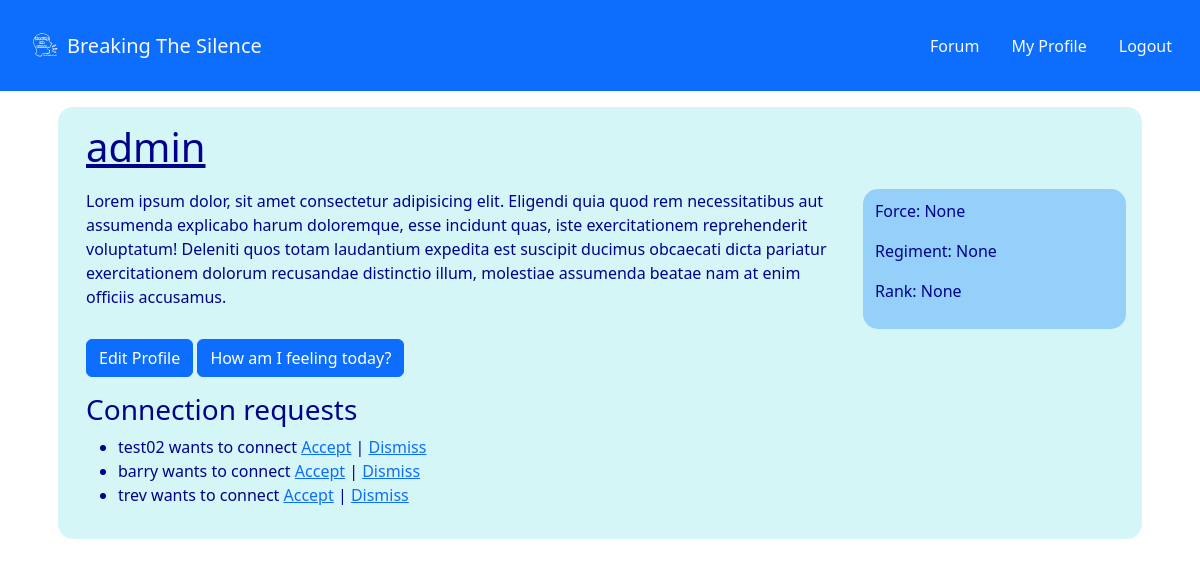
The app's page /profiles/admin/ (signed in), older data.
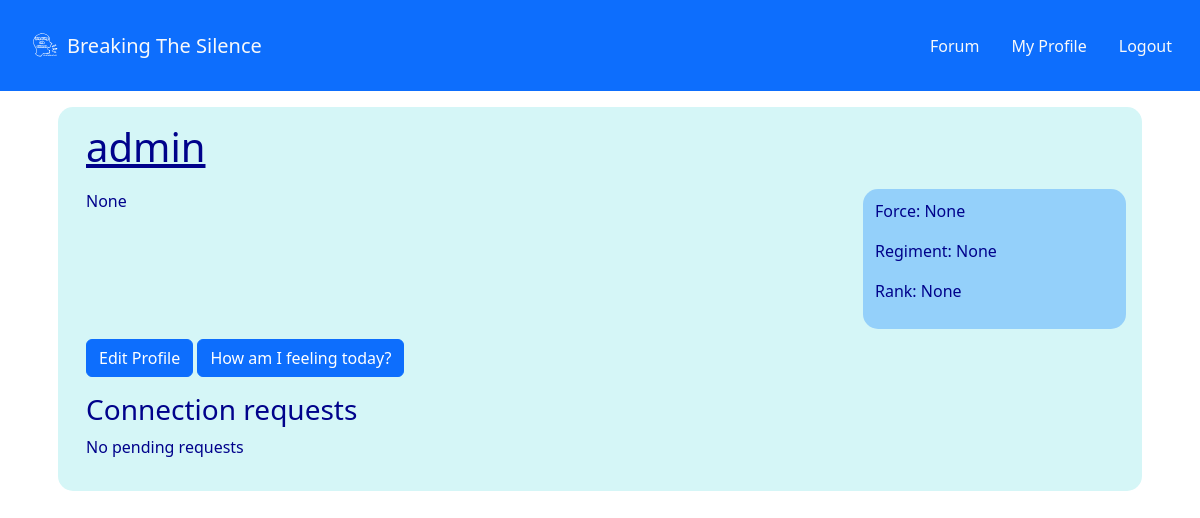
The same page, newer data.
### profiles/models.py (models this page shows, shortened)
class UserProfile(models.Model):
    FORCES_CHOICES = (
        ('army', 'Army'),
        ('navy', 'Navy'),
        ('air_force', 'Air Force'),
        ('marines', 'Marines'),
    )
    user = models.OneToOneField(User, on_delete=models.CASCADE)
    story = models.TextField(blank=True, null=True)
    is_anonymous = models.BooleanField(default=False)
    force = models.CharField(max_length=50, choices=FORCES_CHOICES, null=True, blank=True)
    regiment = models.CharField(max_length=100, null=True, blank=True)
    rank = models.CharField(max_length=50, null=True, blank=True)

### connections/models.py (models this page shows, shortened)
class ConnectionRequest(models.Model):
    sender = models.ForeignKey(User, on_delete=models.CASCADE, related_name='sent_requests')
    receiver = models.ForeignKey(User, on_delete=models.CASCADE, related_name='received_requests')
    created_at = models.DateTimeField(auto_now_add=True)
    accepted = models.BooleanField(default=False)
    dismissed = models.BooleanField(default=False)
    class Meta:
        constraints = [
            models.UniqueConstraint(fields=['sender', 'receiver'], name='unique_match')
        ]

### profiles/views.py (the view)
# urls.py: path('<str:username>/', views.user_profile, name='user_profile'),
@login_required
def user_profile(request, username):
    user_profile = get_object_or_404(UserProfile, user__username=username)
    display_username = "Anonymous" if user_profile.is_anonymous else user_profile.user.username
    context = {'user_profile': user_profile, 'display_username': display_username}
    return render(request, 'profiles/user_profile.html', context)

### home/contexts.py (called while the page is built)
def connect_context(request):
    if request.user.is_authenticated:
        connection_requests = ConnectionRequest.objects.filter(
            receiver=request.user,
            accepted=False,
            dismissed=False
            )
    else:
        connection_requests = []
    context = {
        'connection_requests': connection_requests,
    }
    return context

### profiles/templates/profiles/user_profile.html
{% extends "base.html" %}
{% block content %}
<section class="user_profile_section m-3 p-3">
  <div class="container">
  <div class="row">
    <div class="col-12">
      <h1 class="user_profile_title">{{ display_username }}</h1>
    </div>
    <div class="col-12 col-lg-9">
      <p class="user_profile_story">{{ user_profile.story }}</p>
    </div>
    <div class="col-12 col-lg-3 user_profile_key_info">
      <p class="user_profile_key_info_text">Force: {{ user_profile.force }}</p>
      <p class="user_profile_key_info_text">Regiment: {{ user_profile.regiment }}</p>
      <p class="user_profile_key_info_text">Rank: {{ user_profile.rank }}</p>
    </div>
  </div>
        {% if request.user == user_profile.user %}
        <a href="{% url 'edit_user_profile' %}" class="btn btn-primary">Edit Profile</a>
        <a href="{% url 'user_check_in' %}" class="btn btn-primary">How am I feeling today?</a>
        {% endif %}
        <p>{% include 'profiles/includes/requests.html' %}</p>
      </div>
</section>
{% endblock %}

### profiles/templates/profiles/includes/requests.html
<h3>Connection requests</h3>
{% if connection_requests %}
<ul>
    {% for connection in connection_requests %}
        <li>
            {{ connection.sender }} wants to connect
            <a href="{% url 'handle_connection' connection.pk 'accept' %}">Accept</a> |
             <a href="{% url 'handle_connection' connection.pk 'dismiss' %}">Dismiss</a></li>
    {% endfor %}
</ul>
{% else %}
    <p>No pending requests</p>
{% endif %}

Row changes from the older to the newer data that the page shows:
removed ConnectionRequest: sender "test02"
removed ConnectionRequest: sender "barry"
removed ConnectionRequest: sender "trev"
changed UserProfile "None": story "Lorem ipsum dolor, sit amet consectetur adipisicing elit. Eligendi quia quod rem necessitatibus aut assumenda explicabo harum doloremque, esse incidunt quas, iste exercitationem reprehenderit voluptatum! Deleniti quos totam laudantium expedita est suscipit ducimus obcaecati dicta pariatur exercitationem dolorum recusandae distinctio illum, molestiae assumenda beatae nam at enim officiis accusamus." → "None"
Text that changed along with them:
text now shown: "No pending requests"
